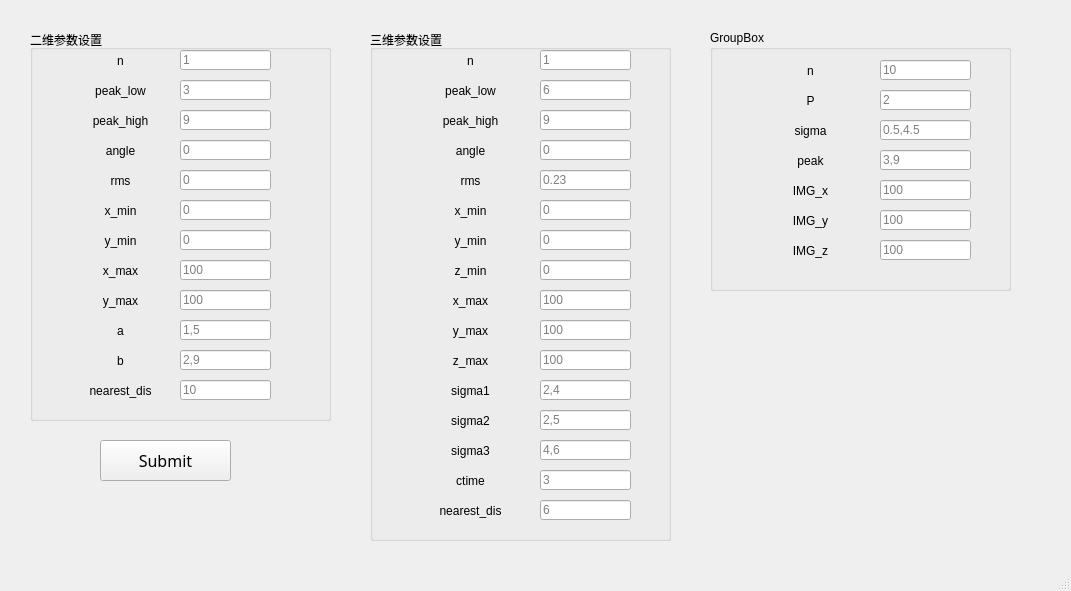
<?xml version="1.0" encoding="UTF-8"?>
<ui version="4.0">
 <class>ChildWindow</class>
 <widget class="QMainWindow" name="ChildWindow">
  <property name="geometry">
   <rect>
    <x>0</x>
    <y>0</y>
    <width>1071</width>
    <height>591</height>
   </rect>
  </property>
  <property name="windowTitle">
   <string>MainWindow</string>
  </property>
  <widget class="QWidget" name="centralwidget">
   <widget class="QGroupBox" name="groupBox_2">
    <property name="geometry">
     <rect>
      <x>370</x>
      <y>30</y>
      <width>301</width>
      <height>511</height>
     </rect>
    </property>
    <property name="title">
     <string>三维参数设置</string>
    </property>
    <widget class="QLabel" name="label_31">
     <property name="geometry">
      <rect>
       <x>40</x>
       <y>50</y>
       <width>121</width>
       <height>21</height>
      </rect>
     </property>
     <property name="layoutDirection">
      <enum>Qt::LeftToRight</enum>
     </property>
     <property name="styleSheet">
      <string notr="true">font: 14pt &quot;新宋体&quot;;</string>
     </property>
     <property name="text">
      <string>peak_low</string>
     </property>
     <property name="scaledContents">
      <bool>false</bool>
     </property>
     <property name="alignment">
      <set>Qt::AlignCenter</set>
     </property>
    </widget>
    <widget class="QLabel" name="label_25">
     <property name="geometry">
      <rect>
       <x>40</x>
       <y>140</y>
       <width>121</width>
       <height>21</height>
      </rect>
     </property>
     <property name="layoutDirection">
      <enum>Qt::LeftToRight</enum>
     </property>
     <property name="styleSheet">
      <string notr="true">font: 14pt &quot;新宋体&quot;;</string>
     </property>
     <property name="text">
      <string>rms</string>
     </property>
     <property name="scaledContents">
      <bool>false</bool>
     </property>
     <property name="alignment">
      <set>Qt::AlignCenter</set>
     </property>
    </widget>
    <widget class="QLabel" name="label_26">
     <property name="geometry">
      <rect>
       <x>40</x>
       <y>290</y>
       <width>121</width>
       <height>21</height>
      </rect>
     </property>
     <property name="layoutDirection">
      <enum>Qt::LeftToRight</enum>
     </property>
     <property name="styleSheet">
      <string notr="true">font: 14pt &quot;新宋体&quot;;</string>
     </property>
     <property name="text">
      <string>y_max</string>
     </property>
     <property name="scaledContents">
      <bool>false</bool>
     </property>
     <property name="alignment">
      <set>Qt::AlignCenter</set>
     </property>
    </widget>
    <widget class="QLabel" name="label_30">
     <property name="geometry">
      <rect>
       <x>40</x>
       <y>260</y>
       <width>121</width>
       <height>21</height>
      </rect>
     </property>
     <property name="layoutDirection">
      <enum>Qt::LeftToRight</enum>
     </property>
     <property name="styleSheet">
      <string notr="true">font: 14pt &quot;新宋体&quot;;</string>
     </property>
     <property name="text">
      <string>x_max</string>
     </property>
     <property name="scaledContents">
      <bool>false</bool>
     </property>
     <property name="alignment">
      <set>Qt::AlignCenter</set>
     </property>
    </widget>
    <widget class="QLabel" name="label_27">
     <property name="geometry">
      <rect>
       <x>40</x>
       <y>20</y>
       <width>121</width>
       <height>21</height>
      </rect>
     </property>
     <property name="layoutDirection">
      <enum>Qt::LeftToRight</enum>
     </property>
     <property name="styleSheet">
      <string notr="true">font: 14pt &quot;新宋体&quot;;</string>
     </property>
     <property name="text">
      <string>n</string>
     </property>
     <property name="scaledContents">
      <bool>false</bool>
     </property>
     <property name="alignment">
      <set>Qt::AlignCenter</set>
     </property>
    </widget>
    <widget class="QLabel" name="label_24">
     <property name="geometry">
      <rect>
       <x>40</x>
       <y>110</y>
       <width>121</width>
       <height>21</height>
      </rect>
     </property>
     <property name="layoutDirection">
      <enum>Qt::LeftToRight</enum>
     </property>
     <property name="styleSheet">
      <string notr="true">font: 14pt &quot;新宋体&quot;;</string>
     </property>
     <property name="text">
      <string>angle</string>
     </property>
     <property name="scaledContents">
      <bool>false</bool>
     </property>
     <property name="alignment">
      <set>Qt::AlignCenter</set>
     </property>
    </widget>
    <widget class="QLabel" name="label_28">
     <property name="geometry">
      <rect>
       <x>40</x>
       <y>230</y>
       <width>121</width>
       <height>21</height>
      </rect>
     </property>
     <property name="layoutDirection">
      <enum>Qt::LeftToRight</enum>
     </property>
     <property name="styleSheet">
      <string notr="true">font: 14pt &quot;新宋体&quot;;</string>
     </property>
     <property name="text">
      <string>z_min</string>
     </property>
     <property name="scaledContents">
      <bool>false</bool>
     </property>
     <property name="alignment">
      <set>Qt::AlignCenter</set>
     </property>
    </widget>
    <widget class="QLabel" name="label_22">
     <property name="geometry">
      <rect>
       <x>40</x>
       <y>200</y>
       <width>121</width>
       <height>21</height>
      </rect>
     </property>
     <property name="layoutDirection">
      <enum>Qt::LeftToRight</enum>
     </property>
     <property name="styleSheet">
      <string notr="true">font: 14pt &quot;新宋体&quot;;</string>
     </property>
     <property name="text">
      <string>y_min</string>
     </property>
     <property name="scaledContents">
      <bool>false</bool>
     </property>
     <property name="alignment">
      <set>Qt::AlignCenter</set>
     </property>
    </widget>
    <widget class="QLabel" name="label_23">
     <property name="geometry">
      <rect>
       <x>40</x>
       <y>80</y>
       <width>121</width>
       <height>21</height>
      </rect>
     </property>
     <property name="layoutDirection">
      <enum>Qt::LeftToRight</enum>
     </property>
     <property name="styleSheet">
      <string notr="true">font: 14pt &quot;新宋体&quot;;</string>
     </property>
     <property name="text">
      <string>peak_high</string>
     </property>
     <property name="scaledContents">
      <bool>false</bool>
     </property>
     <property name="alignment">
      <set>Qt::AlignCenter</set>
     </property>
    </widget>
    <widget class="QLabel" name="label_29">
     <property name="geometry">
      <rect>
       <x>40</x>
       <y>170</y>
       <width>121</width>
       <height>21</height>
      </rect>
     </property>
     <property name="layoutDirection">
      <enum>Qt::LeftToRight</enum>
     </property>
     <property name="styleSheet">
      <string notr="true">font: 14pt &quot;新宋体&quot;;</string>
     </property>
     <property name="text">
      <string>x_min</string>
     </property>
     <property name="scaledContents">
      <bool>false</bool>
     </property>
     <property name="alignment">
      <set>Qt::AlignCenter</set>
     </property>
    </widget>
    <widget class="QLabel" name="label_32">
     <property name="geometry">
      <rect>
       <x>40</x>
       <y>320</y>
       <width>121</width>
       <height>21</height>
      </rect>
     </property>
     <property name="layoutDirection">
      <enum>Qt::LeftToRight</enum>
     </property>
     <property name="styleSheet">
      <string notr="true">font: 14pt &quot;新宋体&quot;;</string>
     </property>
     <property name="text">
      <string>z_max</string>
     </property>
     <property name="scaledContents">
      <bool>false</bool>
     </property>
     <property name="alignment">
      <set>Qt::AlignCenter</set>
     </property>
    </widget>
    <widget class="QLabel" name="label_33">
     <property name="geometry">
      <rect>
       <x>40</x>
       <y>350</y>
       <width>121</width>
       <height>21</height>
      </rect>
     </property>
     <property name="layoutDirection">
      <enum>Qt::LeftToRight</enum>
     </property>
     <property name="styleSheet">
      <string notr="true">font: 14pt &quot;新宋体&quot;;</string>
     </property>
     <property name="text">
      <string>sigma1</string>
     </property>
     <property name="scaledContents">
      <bool>false</bool>
     </property>
     <property name="alignment">
      <set>Qt::AlignCenter</set>
     </property>
    </widget>
    <widget class="QLabel" name="label_34">
     <property name="geometry">
      <rect>
       <x>40</x>
       <y>380</y>
       <width>121</width>
       <height>21</height>
      </rect>
     </property>
     <property name="layoutDirection">
      <enum>Qt::LeftToRight</enum>
     </property>
     <property name="styleSheet">
      <string notr="true">font: 14pt &quot;新宋体&quot;;</string>
     </property>
     <property name="text">
      <string>sigma2</string>
     </property>
     <property name="scaledContents">
      <bool>false</bool>
     </property>
     <property name="alignment">
      <set>Qt::AlignCenter</set>
     </property>
    </widget>
    <widget class="QLineEdit" name="lineEdit_n_3d">
     <property name="geometry">
      <rect>
       <x>170</x>
       <y>20</y>
       <width>91</width>
       <height>20</height>
      </rect>
     </property>
     <property name="placeholderText">
      <string>1</string>
     </property>
    </widget>
    <widget class="QLineEdit" name="lineEdit_peak_low_3d">
     <property name="geometry">
      <rect>
       <x>170</x>
       <y>50</y>
       <width>91</width>
       <height>20</height>
      </rect>
     </property>
     <property name="placeholderText">
      <string>6</string>
     </property>
    </widget>
    <widget class="QLineEdit" name="lineEdit_peak_high_3d">
     <property name="geometry">
      <rect>
       <x>170</x>
       <y>80</y>
       <width>91</width>
       <height>20</height>
      </rect>
     </property>
     <property name="placeholderText">
      <string>9</string>
     </property>
    </widget>
    <widget class="QLineEdit" name="lineEdit_angle_3d">
     <property name="geometry">
      <rect>
       <x>170</x>
       <y>110</y>
       <width>91</width>
       <height>20</height>
      </rect>
     </property>
     <property name="placeholderText">
      <string>0</string>
     </property>
    </widget>
    <widget class="QLineEdit" name="lineEdit_rms_3d">
     <property name="geometry">
      <rect>
       <x>170</x>
       <y>140</y>
       <width>91</width>
       <height>20</height>
      </rect>
     </property>
     <property name="placeholderText">
      <string>0.23</string>
     </property>
    </widget>
    <widget class="QLineEdit" name="lineEdit_xmin_3d">
     <property name="geometry">
      <rect>
       <x>170</x>
       <y>170</y>
       <width>91</width>
       <height>20</height>
      </rect>
     </property>
     <property name="placeholderText">
      <string>0</string>
     </property>
    </widget>
    <widget class="QLineEdit" name="lineEdit_ymin_3d">
     <property name="geometry">
      <rect>
       <x>170</x>
       <y>200</y>
       <width>91</width>
       <height>20</height>
      </rect>
     </property>
     <property name="placeholderText">
      <string>0</string>
     </property>
    </widget>
    <widget class="QLineEdit" name="lineEdit_zmin_3d">
     <property name="geometry">
      <rect>
       <x>170</x>
       <y>230</y>
       <width>91</width>
       <height>20</height>
      </rect>
     </property>
     <property name="placeholderText">
      <string>0</string>
     </property>
    </widget>
    <widget class="QLineEdit" name="lineEdit_xmax_3d">
     <property name="geometry">
      <rect>
       <x>170</x>
       <y>260</y>
       <width>91</width>
       <height>20</height>
      </rect>
     </property>
     <property name="placeholderText">
      <string>100</string>
     </property>
    </widget>
    <widget class="QLineEdit" name="lineEdit_ymax_3d">
     <property name="geometry">
      <rect>
       <x>170</x>
       <y>290</y>
       <width>91</width>
       <height>20</height>
      </rect>
     </property>
     <property name="placeholderText">
      <string>100</string>
     </property>
    </widget>
    <widget class="QLineEdit" name="lineEdit_zmax_3d">
     <property name="geometry">
      <rect>
       <x>170</x>
       <y>320</y>
       <width>91</width>
       <height>20</height>
      </rect>
     </property>
     <property name="placeholderText">
      <string>100</string>
     </property>
    </widget>
    <widget class="QLineEdit" name="lineEdit_sigma1">
     <property name="geometry">
      <rect>
       <x>170</x>
       <y>350</y>
       <width>91</width>
       <height>20</height>
      </rect>
     </property>
     <property name="placeholderText">
      <string>2,4</string>
     </property>
    </widget>
    <widget class="QLineEdit" name="lineEdit_sigma2">
     <property name="geometry">
      <rect>
       <x>170</x>
       <y>380</y>
       <width>91</width>
       <height>20</height>
      </rect>
     </property>
     <property name="placeholderText">
      <string>2,5</string>
     </property>
    </widget>
    <widget class="QLabel" name="label_37">
     <property name="geometry">
      <rect>
       <x>40</x>
       <y>410</y>
       <width>121</width>
       <height>21</height>
      </rect>
     </property>
     <property name="layoutDirection">
      <enum>Qt::LeftToRight</enum>
     </property>
     <property name="styleSheet">
      <string notr="true">font: 14pt &quot;新宋体&quot;;</string>
     </property>
     <property name="text">
      <string>sigma3</string>
     </property>
     <property name="scaledContents">
      <bool>false</bool>
     </property>
     <property name="alignment">
      <set>Qt::AlignCenter</set>
     </property>
    </widget>
    <widget class="QLabel" name="label_38">
     <property name="geometry">
      <rect>
       <x>40</x>
       <y>440</y>
       <width>121</width>
       <height>21</height>
      </rect>
     </property>
     <property name="layoutDirection">
      <enum>Qt::LeftToRight</enum>
     </property>
     <property name="styleSheet">
      <string notr="true">font: 14pt &quot;新宋体&quot;;</string>
     </property>
     <property name="text">
      <string>ctime</string>
     </property>
     <property name="scaledContents">
      <bool>false</bool>
     </property>
     <property name="alignment">
      <set>Qt::AlignCenter</set>
     </property>
    </widget>
    <widget class="QLabel" name="label_39">
     <property name="geometry">
      <rect>
       <x>40</x>
       <y>470</y>
       <width>121</width>
       <height>21</height>
      </rect>
     </property>
     <property name="layoutDirection">
      <enum>Qt::LeftToRight</enum>
     </property>
     <property name="styleSheet">
      <string notr="true">font: 14pt &quot;新宋体&quot;;</string>
     </property>
     <property name="text">
      <string>nearest_dis</string>
     </property>
     <property name="scaledContents">
      <bool>false</bool>
     </property>
     <property name="alignment">
      <set>Qt::AlignCenter</set>
     </property>
    </widget>
    <widget class="QLineEdit" name="lineEdit_sigma3">
     <property name="geometry">
      <rect>
       <x>170</x>
       <y>410</y>
       <width>91</width>
       <height>20</height>
      </rect>
     </property>
     <property name="placeholderText">
      <string>4,6</string>
     </property>
    </widget>
    <widget class="QLineEdit" name="lineEdit_ctime_3d">
     <property name="geometry">
      <rect>
       <x>170</x>
       <y>440</y>
       <width>91</width>
       <height>20</height>
      </rect>
     </property>
     <property name="placeholderText">
      <string>3</string>
     </property>
    </widget>
    <widget class="QLineEdit" name="lineEdit_nearest_dis_3d">
     <property name="geometry">
      <rect>
       <x>170</x>
       <y>470</y>
       <width>91</width>
       <height>20</height>
      </rect>
     </property>
     <property name="placeholderText">
      <string>6</string>
     </property>
    </widget>
   </widget>
   <widget class="QGroupBox" name="groupBox">
    <property name="geometry">
     <rect>
      <x>30</x>
      <y>30</y>
      <width>301</width>
      <height>391</height>
     </rect>
    </property>
    <property name="title">
     <string>二维参数设置</string>
    </property>
    <widget class="QLabel" name="label_18">
     <property name="geometry">
      <rect>
       <x>30</x>
       <y>200</y>
       <width>121</width>
       <height>21</height>
      </rect>
     </property>
     <property name="layoutDirection">
      <enum>Qt::LeftToRight</enum>
     </property>
     <property name="styleSheet">
      <string notr="true">font: 14pt &quot;新宋体&quot;;</string>
     </property>
     <property name="text">
      <string>y_min</string>
     </property>
     <property name="scaledContents">
      <bool>false</bool>
     </property>
     <property name="alignment">
      <set>Qt::AlignCenter</set>
     </property>
    </widget>
    <widget class="QLabel" name="label_14">
     <property name="geometry">
      <rect>
       <x>30</x>
       <y>80</y>
       <width>121</width>
       <height>21</height>
      </rect>
     </property>
     <property name="layoutDirection">
      <enum>Qt::LeftToRight</enum>
     </property>
     <property name="styleSheet">
      <string notr="true">font: 14pt &quot;新宋体&quot;;</string>
     </property>
     <property name="text">
      <string>peak_high</string>
     </property>
     <property name="scaledContents">
      <bool>false</bool>
     </property>
     <property name="alignment">
      <set>Qt::AlignCenter</set>
     </property>
    </widget>
    <widget class="QLabel" name="label_15">
     <property name="geometry">
      <rect>
       <x>30</x>
       <y>110</y>
       <width>121</width>
       <height>21</height>
      </rect>
     </property>
     <property name="layoutDirection">
      <enum>Qt::LeftToRight</enum>
     </property>
     <property name="styleSheet">
      <string notr="true">font: 14pt &quot;新宋体&quot;;</string>
     </property>
     <property name="text">
      <string>angle</string>
     </property>
     <property name="scaledContents">
      <bool>false</bool>
     </property>
     <property name="alignment">
      <set>Qt::AlignCenter</set>
     </property>
    </widget>
    <widget class="QLabel" name="label_16">
     <property name="geometry">
      <rect>
       <x>30</x>
       <y>140</y>
       <width>121</width>
       <height>21</height>
      </rect>
     </property>
     <property name="layoutDirection">
      <enum>Qt::LeftToRight</enum>
     </property>
     <property name="styleSheet">
      <string notr="true">font: 14pt &quot;新宋体&quot;;</string>
     </property>
     <property name="text">
      <string>rms</string>
     </property>
     <property name="scaledContents">
      <bool>false</bool>
     </property>
     <property name="alignment">
      <set>Qt::AlignCenter</set>
     </property>
    </widget>
    <widget class="QLabel" name="label_21">
     <property name="geometry">
      <rect>
       <x>30</x>
       <y>290</y>
       <width>121</width>
       <height>21</height>
      </rect>
     </property>
     <property name="layoutDirection">
      <enum>Qt::LeftToRight</enum>
     </property>
     <property name="styleSheet">
      <string notr="true">font: 14pt &quot;新宋体&quot;;</string>
     </property>
     <property name="text">
      <string>a</string>
     </property>
     <property name="scaledContents">
      <bool>false</bool>
     </property>
     <property name="alignment">
      <set>Qt::AlignCenter</set>
     </property>
    </widget>
    <widget class="QLabel" name="label_12">
     <property name="geometry">
      <rect>
       <x>30</x>
       <y>20</y>
       <width>121</width>
       <height>21</height>
      </rect>
     </property>
     <property name="layoutDirection">
      <enum>Qt::LeftToRight</enum>
     </property>
     <property name="styleSheet">
      <string notr="true">font: 14pt &quot;新宋体&quot;;</string>
     </property>
     <property name="text">
      <string>n</string>
     </property>
     <property name="scaledContents">
      <bool>false</bool>
     </property>
     <property name="alignment">
      <set>Qt::AlignCenter</set>
     </property>
    </widget>
    <widget class="QLabel" name="label_19">
     <property name="geometry">
      <rect>
       <x>30</x>
       <y>230</y>
       <width>121</width>
       <height>21</height>
      </rect>
     </property>
     <property name="layoutDirection">
      <enum>Qt::LeftToRight</enum>
     </property>
     <property name="styleSheet">
      <string notr="true">font: 14pt &quot;新宋体&quot;;</string>
     </property>
     <property name="text">
      <string>x_max</string>
     </property>
     <property name="scaledContents">
      <bool>false</bool>
     </property>
     <property name="alignment">
      <set>Qt::AlignCenter</set>
     </property>
    </widget>
    <widget class="QLabel" name="label_17">
     <property name="geometry">
      <rect>
       <x>30</x>
       <y>170</y>
       <width>121</width>
       <height>21</height>
      </rect>
     </property>
     <property name="layoutDirection">
      <enum>Qt::LeftToRight</enum>
     </property>
     <property name="styleSheet">
      <string notr="true">font: 14pt &quot;新宋体&quot;;</string>
     </property>
     <property name="text">
      <string>x_min</string>
     </property>
     <property name="scaledContents">
      <bool>false</bool>
     </property>
     <property name="alignment">
      <set>Qt::AlignCenter</set>
     </property>
    </widget>
    <widget class="QLabel" name="label_20">
     <property name="geometry">
      <rect>
       <x>30</x>
       <y>260</y>
       <width>121</width>
       <height>21</height>
      </rect>
     </property>
     <property name="layoutDirection">
      <enum>Qt::LeftToRight</enum>
     </property>
     <property name="styleSheet">
      <string notr="true">font: 14pt &quot;新宋体&quot;;</string>
     </property>
     <property name="text">
      <string>y_max</string>
     </property>
     <property name="scaledContents">
      <bool>false</bool>
     </property>
     <property name="alignment">
      <set>Qt::AlignCenter</set>
     </property>
    </widget>
    <widget class="QLabel" name="label_13">
     <property name="geometry">
      <rect>
       <x>30</x>
       <y>50</y>
       <width>121</width>
       <height>21</height>
      </rect>
     </property>
     <property name="layoutDirection">
      <enum>Qt::LeftToRight</enum>
     </property>
     <property name="styleSheet">
      <string notr="true">font: 14pt &quot;新宋体&quot;;</string>
     </property>
     <property name="text">
      <string>peak_low</string>
     </property>
     <property name="scaledContents">
      <bool>false</bool>
     </property>
     <property name="alignment">
      <set>Qt::AlignCenter</set>
     </property>
    </widget>
    <widget class="QLineEdit" name="lineEdit_n">
     <property name="geometry">
      <rect>
       <x>150</x>
       <y>20</y>
       <width>91</width>
       <height>20</height>
      </rect>
     </property>
     <property name="placeholderText">
      <string>1</string>
     </property>
    </widget>
    <widget class="QLineEdit" name="lineEdit_peak_low">
     <property name="geometry">
      <rect>
       <x>150</x>
       <y>50</y>
       <width>91</width>
       <height>20</height>
      </rect>
     </property>
     <property name="placeholderText">
      <string>3</string>
     </property>
    </widget>
    <widget class="QLineEdit" name="lineEdit_peak_high">
     <property name="geometry">
      <rect>
       <x>150</x>
       <y>80</y>
       <width>91</width>
       <height>20</height>
      </rect>
     </property>
     <property name="placeholderText">
      <string>9</string>
     </property>
    </widget>
    <widget class="QLineEdit" name="lineEdit_angle">
     <property name="geometry">
      <rect>
       <x>150</x>
       <y>110</y>
       <width>91</width>
       <height>20</height>
      </rect>
     </property>
     <property name="placeholderText">
      <string>0</string>
     </property>
    </widget>
    <widget class="QLineEdit" name="lineEdit_rms">
     <property name="geometry">
      <rect>
       <x>150</x>
       <y>140</y>
       <width>91</width>
       <height>20</height>
      </rect>
     </property>
     <property name="placeholderText">
      <string>0</string>
     </property>
    </widget>
    <widget class="QLineEdit" name="lineEdit_xmin">
     <property name="geometry">
      <rect>
       <x>150</x>
       <y>170</y>
       <width>91</width>
       <height>20</height>
      </rect>
     </property>
     <property name="placeholderText">
      <string>0</string>
     </property>
    </widget>
    <widget class="QLineEdit" name="lineEdit_ymin">
     <property name="geometry">
      <rect>
       <x>150</x>
       <y>200</y>
       <width>91</width>
       <height>20</height>
      </rect>
     </property>
     <property name="placeholderText">
      <string>0</string>
     </property>
    </widget>
    <widget class="QLineEdit" name="lineEdit_xmax">
     <property name="geometry">
      <rect>
       <x>150</x>
       <y>230</y>
       <width>91</width>
       <height>20</height>
      </rect>
     </property>
     <property name="placeholderText">
      <string>100</string>
     </property>
    </widget>
    <widget class="QLineEdit" name="lineEdit_ymax">
     <property name="geometry">
      <rect>
       <x>150</x>
       <y>260</y>
       <width>91</width>
       <height>20</height>
      </rect>
     </property>
     <property name="placeholderText">
      <string>100</string>
     </property>
    </widget>
    <widget class="QLineEdit" name="lineEdit_a">
     <property name="geometry">
      <rect>
       <x>150</x>
       <y>290</y>
       <width>91</width>
       <height>20</height>
      </rect>
     </property>
     <property name="placeholderText">
      <string>1,5</string>
     </property>
    </widget>
    <widget class="QLabel" name="label_35">
     <property name="geometry">
      <rect>
       <x>30</x>
       <y>320</y>
       <width>121</width>
       <height>21</height>
      </rect>
     </property>
     <property name="layoutDirection">
      <enum>Qt::LeftToRight</enum>
     </property>
     <property name="styleSheet">
      <string notr="true">font: 14pt &quot;新宋体&quot;;</string>
     </property>
     <property name="text">
      <string>b</string>
     </property>
     <property name="scaledContents">
      <bool>false</bool>
     </property>
     <property name="alignment">
      <set>Qt::AlignCenter</set>
     </property>
    </widget>
    <widget class="QLabel" name="label_36">
     <property name="geometry">
      <rect>
       <x>30</x>
       <y>350</y>
       <width>121</width>
       <height>21</height>
      </rect>
     </property>
     <property name="layoutDirection">
      <enum>Qt::LeftToRight</enum>
     </property>
     <property name="styleSheet">
      <string notr="true">font: 14pt &quot;新宋体&quot;;</string>
     </property>
     <property name="text">
      <string>nearest_dis</string>
     </property>
     <property name="scaledContents">
      <bool>false</bool>
     </property>
     <property name="alignment">
      <set>Qt::AlignCenter</set>
     </property>
    </widget>
    <widget class="QLineEdit" name="lineEdit_b">
     <property name="geometry">
      <rect>
       <x>150</x>
       <y>320</y>
       <width>91</width>
       <height>20</height>
      </rect>
     </property>
     <property name="placeholderText">
      <string>2,9</string>
     </property>
    </widget>
    <widget class="QLineEdit" name="lineEdit_nearest_dis">
     <property name="geometry">
      <rect>
       <x>150</x>
       <y>350</y>
       <width>91</width>
       <height>20</height>
      </rect>
     </property>
     <property name="placeholderText">
      <string>10</string>
     </property>
    </widget>
   </widget>
   <widget class="QPushButton" name="Submit">
    <property name="geometry">
     <rect>
      <x>100</x>
      <y>440</y>
      <width>131</width>
      <height>41</height>
     </rect>
    </property>
    <property name="font">
     <font>
      <family>微软雅黑</family>
      <pointsize>12</pointsize>
     </font>
    </property>
    <property name="text">
     <string>Submit</string>
    </property>
   </widget>
   <widget class="QGroupBox" name="groupBox_3">
    <property name="geometry">
     <rect>
      <x>710</x>
      <y>30</y>
      <width>301</width>
      <height>261</height>
     </rect>
    </property>
    <property name="title">
     <string>GroupBox</string>
    </property>
    <widget class="QLabel" name="label">
     <property name="geometry">
      <rect>
       <x>40</x>
       <y>30</y>
       <width>121</width>
       <height>21</height>
      </rect>
     </property>
     <property name="layoutDirection">
      <enum>Qt::LeftToRight</enum>
     </property>
     <property name="styleSheet">
      <string notr="true">font: 14pt &quot;新宋体&quot;;</string>
     </property>
     <property name="text">
      <string>n</string>
     </property>
     <property name="alignment">
      <set>Qt::AlignCenter</set>
     </property>
    </widget>
    <widget class="QLineEdit" name="lineEdit_n2">
     <property name="geometry">
      <rect>
       <x>170</x>
       <y>30</y>
       <width>91</width>
       <height>20</height>
      </rect>
     </property>
     <property name="placeholderText">
      <string>10</string>
     </property>
    </widget>
    <widget class="QLabel" name="label_2">
     <property name="geometry">
      <rect>
       <x>40</x>
       <y>60</y>
       <width>121</width>
       <height>21</height>
      </rect>
     </property>
     <property name="layoutDirection">
      <enum>Qt::LeftToRight</enum>
     </property>
     <property name="styleSheet">
      <string notr="true">font: 14pt &quot;新宋体&quot;;</string>
     </property>
     <property name="text">
      <string>P</string>
     </property>
     <property name="alignment">
      <set>Qt::AlignCenter</set>
     </property>
    </widget>
    <widget class="QLabel" name="label_3">
     <property name="geometry">
      <rect>
       <x>40</x>
       <y>90</y>
       <width>121</width>
       <height>21</height>
      </rect>
     </property>
     <property name="layoutDirection">
      <enum>Qt::LeftToRight</enum>
     </property>
     <property name="styleSheet">
      <string notr="true">font: 14pt &quot;新宋体&quot;;</string>
     </property>
     <property name="text">
      <string>sigma</string>
     </property>
     <property name="alignment">
      <set>Qt::AlignCenter</set>
     </property>
    </widget>
    <widget class="QLabel" name="label_4">
     <property name="geometry">
      <rect>
       <x>40</x>
       <y>120</y>
       <width>121</width>
       <height>21</height>
      </rect>
     </property>
     <property name="layoutDirection">
      <enum>Qt::LeftToRight</enum>
     </property>
     <property name="styleSheet">
      <string notr="true">font: 14pt &quot;新宋体&quot;;</string>
     </property>
     <property name="text">
      <string>peak</string>
     </property>
     <property name="alignment">
      <set>Qt::AlignCenter</set>
     </property>
    </widget>
    <widget class="QLabel" name="label_5">
     <property name="geometry">
      <rect>
       <x>40</x>
       <y>150</y>
       <width>121</width>
       <height>21</height>
      </rect>
     </property>
     <property name="layoutDirection">
      <enum>Qt::LeftToRight</enum>
     </property>
     <property name="styleSheet">
      <string notr="true">font: 14pt &quot;新宋体&quot;;</string>
     </property>
     <property name="text">
      <string>IMG_x</string>
     </property>
     <property name="alignment">
      <set>Qt::AlignCenter</set>
     </property>
    </widget>
    <widget class="QLabel" name="label_6">
     <property name="geometry">
      <rect>
       <x>40</x>
       <y>180</y>
       <width>121</width>
       <height>21</height>
      </rect>
     </property>
     <property name="layoutDirection">
      <enum>Qt::LeftToRight</enum>
     </property>
     <property name="styleSheet">
      <string notr="true">font: 14pt &quot;新宋体&quot;;</string>
     </property>
     <property name="text">
      <string>IMG_y</string>
     </property>
     <property name="alignment">
      <set>Qt::AlignCenter</set>
     </property>
    </widget>
    <widget class="QLabel" name="label_7">
     <property name="geometry">
      <rect>
       <x>40</x>
       <y>210</y>
       <width>121</width>
       <height>21</height>
      </rect>
     </property>
     <property name="layoutDirection">
      <enum>Qt::LeftToRight</enum>
     </property>
     <property name="styleSheet">
      <string notr="true">font: 14pt &quot;新宋体&quot;;</string>
     </property>
     <property name="text">
      <string>IMG_z</string>
     </property>
     <property name="alignment">
      <set>Qt::AlignCenter</set>
     </property>
    </widget>
    <widget class="QLineEdit" name="lineEdit_p">
     <property name="geometry">
      <rect>
       <x>170</x>
       <y>60</y>
       <width>91</width>
       <height>20</height>
      </rect>
     </property>
     <property name="placeholderText">
      <string>2</string>
     </property>
    </widget>
    <widget class="QLineEdit" name="lineEdit_sigma">
     <property name="geometry">
      <rect>
       <x>170</x>
       <y>90</y>
       <width>91</width>
       <height>20</height>
      </rect>
     </property>
     <property name="placeholderText">
      <string>0.5,4.5</string>
     </property>
    </widget>
    <widget class="QLineEdit" name="lineEdit_peak">
     <property name="geometry">
      <rect>
       <x>170</x>
       <y>120</y>
       <width>91</width>
       <height>20</height>
      </rect>
     </property>
     <property name="placeholderText">
      <string>3,9</string>
     </property>
    </widget>
    <widget class="QLineEdit" name="lineEdit_IMGx">
     <property name="geometry">
      <rect>
       <x>170</x>
       <y>150</y>
       <width>91</width>
       <height>20</height>
      </rect>
     </property>
     <property name="placeholderText">
      <string>100</string>
     </property>
    </widget>
    <widget class="QLineEdit" name="lineEdit_IMGy">
     <property name="geometry">
      <rect>
       <x>170</x>
       <y>180</y>
       <width>91</width>
       <height>20</height>
      </rect>
     </property>
     <property name="placeholderText">
      <string>100</string>
     </property>
    </widget>
    <widget class="QLineEdit" name="lineEdit_IMGz">
     <property name="geometry">
      <rect>
       <x>170</x>
       <y>210</y>
       <width>91</width>
       <height>20</height>
      </rect>
     </property>
     <property name="placeholderText">
      <string>100</string>
     </property>
    </widget>
   </widget>
  </widget>
  <widget class="QMenuBar" name="menubar">
   <property name="geometry">
    <rect>
     <x>0</x>
     <y>0</y>
     <width>1071</width>
     <height>23</height>
    </rect>
   </property>
  </widget>
  <widget class="QStatusBar" name="statusbar"/>
 </widget>
 <resources/>
 <connections/>
</ui>
